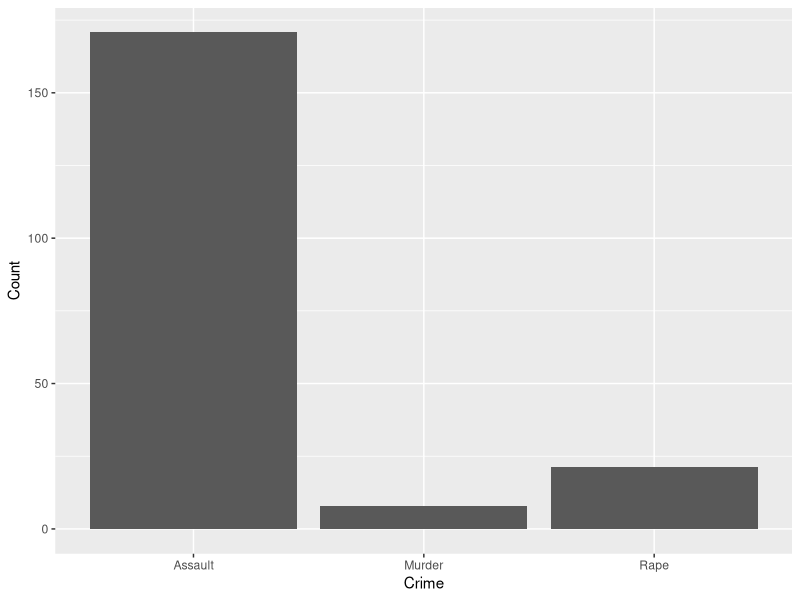
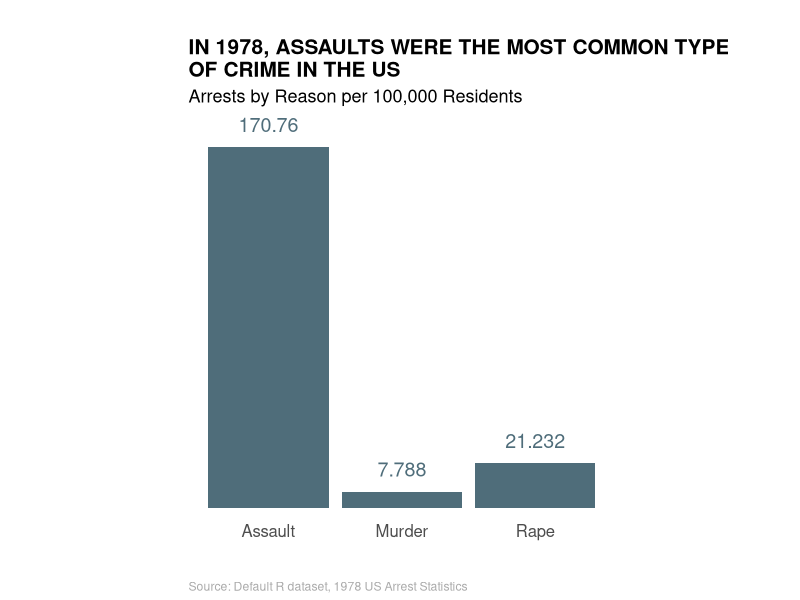

Here is the R script that generated these plots, in order:
# US Arrests Dataset

# This data set contains statistics in arrests per 100,000 residents for assault, 
# murder, and rape in each of the 50 US states in 1973. Also given is the percent 
# of the population living in urban areas.

#load libraries

library(tidyverse)
library(tibble)
library(stringr)

arrests.df <- USArrests

# make move rownames to columns

arrests.df <- rownames_to_column(arrests.df, "State")


# select relevant columns

arrests.df <- arrests.df %>% select("State", "Murder", "Assault", "Rape")

# gather columns

arrests.df <- gather(arrests.df, "Crime", "Count", -1 )

# plot

#basic viz


ggplot(arrests.df, aes(x = Crime, y = Count)) +
  geom_bar(stat = "summary", fun = "mean")

# assign title to vector so that it can be passed into str_wrap, to wrap the text

chart_title <-  "IN 1978, ASSAULTS WERE THE MOST COMMON TYPE OF CRIME IN THE US"

# final viz

ggplot(arrests.df, aes(x = Crime, y = Count)) +
  geom_bar(stat = "summary", fun = "mean", fill = "#4F6D7A") +
  geom_text(aes(label = ..y..), stat = "summary", fun = "mean", vjust = -1, size = 5, color = "#4F6D7A") +
  scale_y_continuous(expand = c(.15,-10)) +
  labs(title = str_wrap(chart_title, 45),
       subtitle = "Arrests by Reason per 100,000 Residents",
       x = "Arrest Reason",
       y = "Average Arrests per 100k",
       caption = "Source: Default R dataset, 1978 US Arrest Statistics") +
  theme_minimal() +
  theme(
    plot.margin = margin(1,1,1,1, "cm"),
    panel.grid  = element_blank(),
    axis.title.y = element_blank(),
    axis.text.y = element_blank(),
    axis.title.x = element_blank(),
    plot.title = element_text(size = 15, face = "bold"),
    plot.subtitle = element_text(size = 13),
    aspect.ratio= 4/4,
    axis.text.x = element_text(margin = margin(t = -15, r = 0, b = 0, l = 0), size = 12),
    plot.caption = element_text(hjust = 0, vjust = -10, color = "#AAAAAA")
  )



